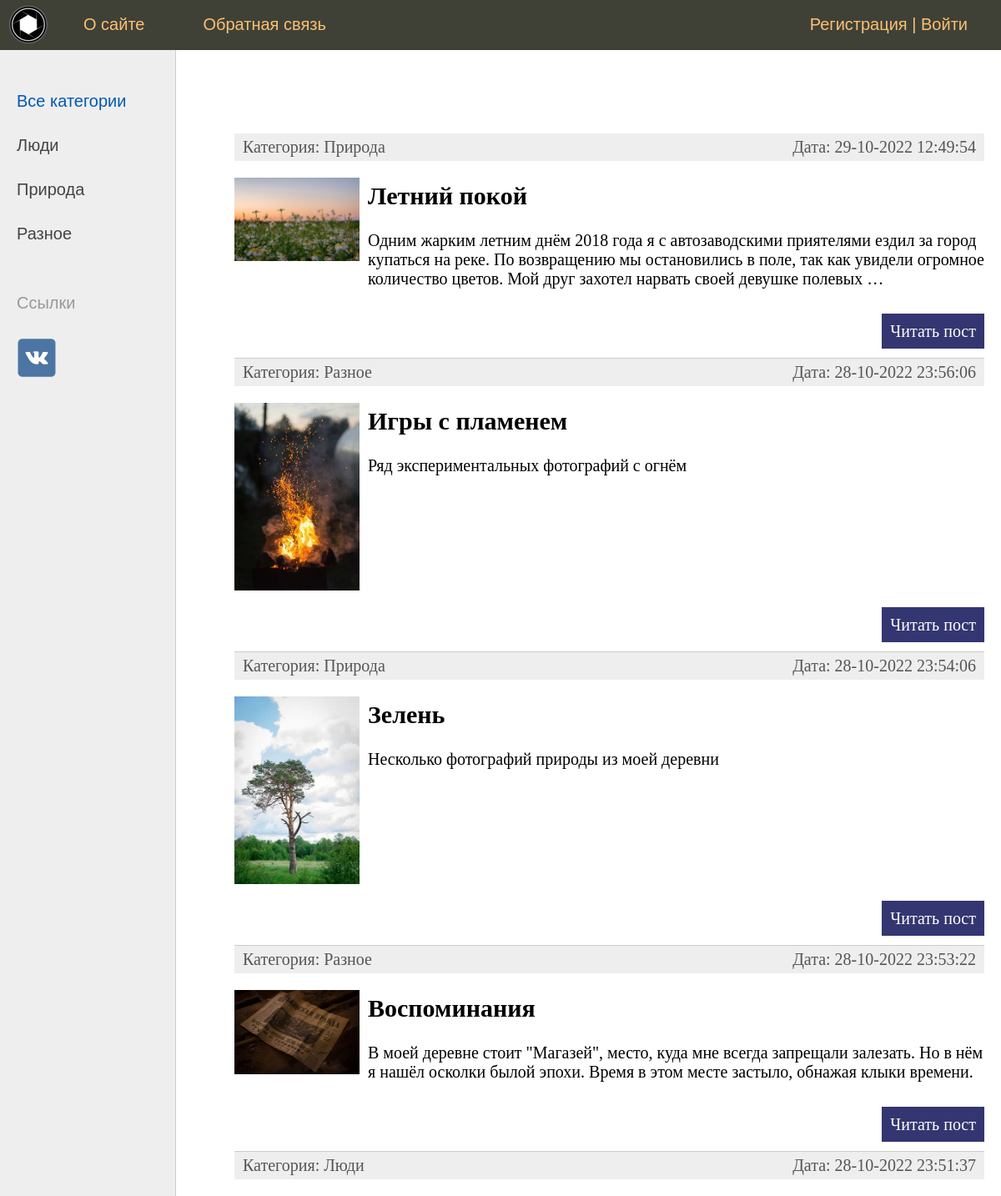
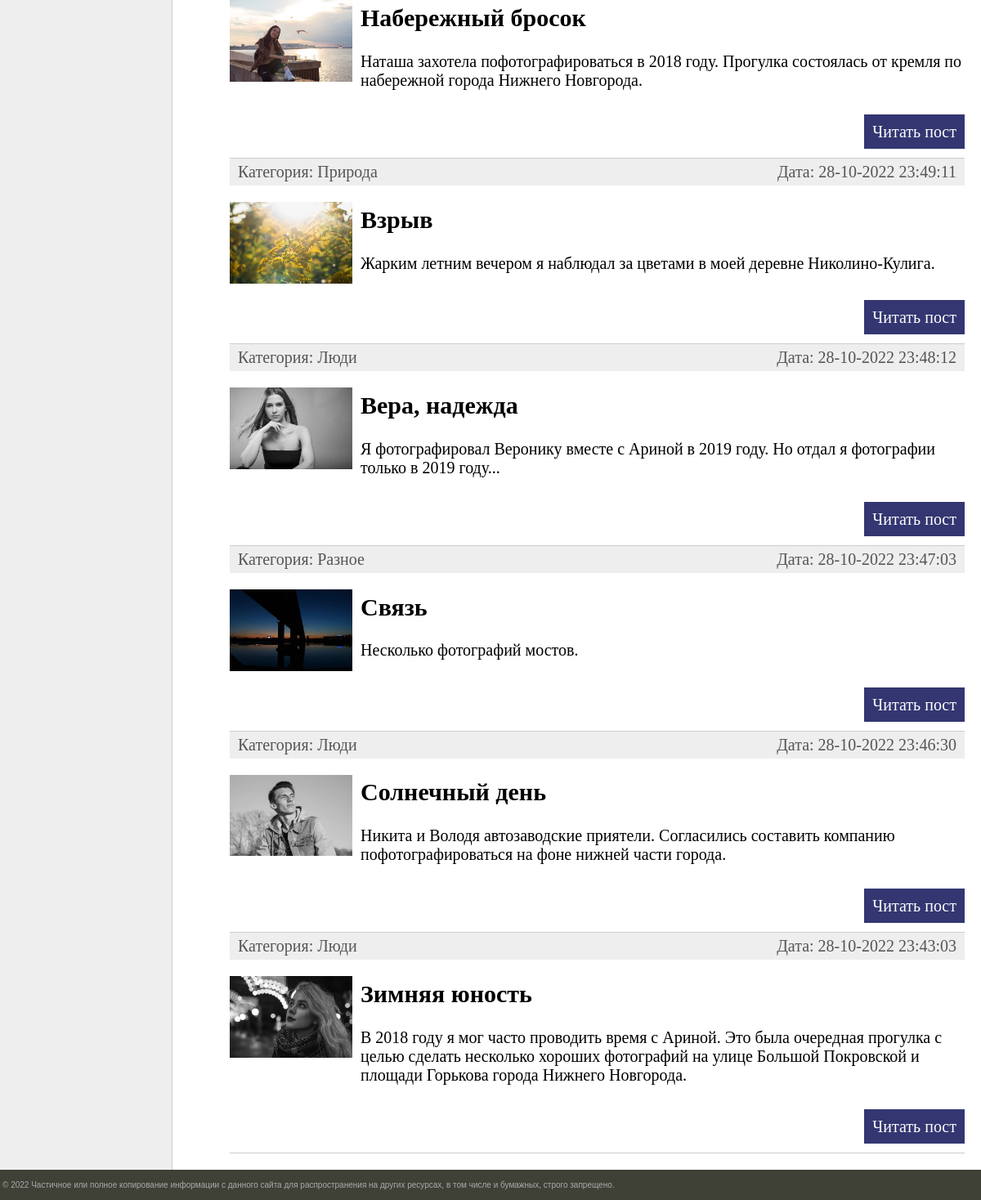
The page / on the database its author committed (2 pictures, top to bottom).
### photo/models.py (models this page shows, shortened)
class Category(models.Model):
    name = models.CharField(max_length=100, db_index=True, verbose_name='Категория')
    slug = models.SlugField(max_length=255, unique=True, db_index=True, verbose_name='URL')
    def __str__(self):
        return self.name
    def get_absolute_url(self):
        return reverse('category', kwargs={'cat_slug': self.slug})
    class Meta:
        verbose_name = 'Категория'
        verbose_name_plural = 'Категории'
        ordering = ['id']

class Photo(models.Model):
    title = models.CharField(max_length=255, verbose_name='Заголовок')
    slug = models.SlugField(max_length=255, unique=True, db_index=True, verbose_name='URL')
    photo = models.ImageField(upload_to='photos/%Y/%m/%d/', verbose_name='Фото')
    describe = models.TextField(blank=True, verbose_name='Описание')
    time_create = models.DateTimeField(auto_now_add=True, verbose_name='Время создания')
    time_update = models.DateTimeField(auto_now=True, verbose_name='Время обновления')
    is_published = models.BooleanField(default=True, verbose_name='Опубликовано')
    cat = models.ForeignKey('Category', on_delete=models.PROTECT, verbose_name='Категории')
    def get_absolute_url(self):
        return reverse('post', kwargs={'post_slug': self.slug})
    class Meta:
        verbose_name = 'Фото'
        verbose_name_plural = 'База фотографий'
        ordering = ['-id']

### photo/views.py (the view)
# urls.py: path('', PhotoHome.as_view(), name='home'),
class PhotoHome(DataMixin, ListView):
    model = Photo
    template_name = 'photo/index.html'
    context_object_name = 'posts'
    def get_context_data(self, *, object_list=None, **kwargs):
        context = super().get_context_data(**kwargs)
        c_def = self.get_user_context(title='Главная страница')
        return {**context, **c_def}
    def get_queryset(self):
        return Photo.objects.filter(is_published=True).select_related('cat')

### photo/utils.py (called while the page is built)
    def get_user_context(self, **kwargs):
        context = kwargs
        cats = cache.get('cats')
        if not cats:
            cats = Category.objects.annotate(Count('photo'))
            cache.set('cats', cats, 60)
        user_menu = menu.copy()
        if self.request.user.is_authenticated:
            user_menu.insert(0, {'title': 'Добавить пост', 'url_name': 'add_post'})
        context['menu'] = user_menu
        context['cats'] = cats
        if 'cat_selected' not in context:
            context['cat_selected'] = 0
        return context

### photo/templates/photo/index.html (shortened to what this page needs)
{% extends 'photo/base.html' %}
{% block content %}
<ul class="list-articles">
{% for p in posts %}
	<li><div class="article-panel">
		<p class="first">Категория: {{ p.cat }}</p>
		<p class="last">Дата: {{ p.time_update|date:"d-m-Y H:i:s" }}</p>
	</div>
		{% if p.photo %}
		<p><img class="img-article-left thumb" src="{{ p.photo.url }}"></p>
		{% endif %}
		<h2>{{ p.title }}</h2>
{% autoescape on %}
{{ p.describe|linebreaks|truncatewords:35 }}
{% endautoescape %}
		<p class="link-read-post"><a href="{{ p.get_absolute_url }}">Читать пост</a></p>
		</li>
{% endfor %}
</ul>
{% endblock %}

### photo/templates/photo/base.html (shortened to what this page needs)
{% load static %}
<!DOCTYPE html>
<html>
<head>
    <link rel="stylesheet" type="text/css" href="{% static 'photo/css/styles.css' %}"/>
</head>
<body>
<table class="table-page" border=0 cellpadding="0" cellspacing="0">
<tr><td valign=top>
{% block mainmenu %}
		<div class="header">
			<ul id="mainmenu" class="mainmenu">
			<li class="logo"><a href="{% url 'home' %}"><div class="logo"></div></a></li>
			{% for m in menu %}
				<li><a href="{% url m.url_name %}">{{ m.title }}</a></li>
			{% endfor %}
				{% if request.user.is_authenticated %}
				    <li class="last">{{ user.username }} | <a href="{% url 'logout' %}">Выйти</a></li>
				{% else %}
				    <li class="last"><a href="{% url 'register' %}">Регистрация</a> | <a href="{% url 'login' %}">Войти</a></li>
				{% endif %}
			</ul>
		</div>
{% endblock mainmenu %}
<table class="table-content" border=0 cellpadding="0" cellspacing="0">
<tr>
	<td valign="top" class="left-chapters">
	<ul id="leftchapters">
		{% if cat_selected == 0 %}
			<li class="selected">Все категории</li>
		{% else %}
			<li><a href="{% url 'home' %}">Все категории</a></li>
		{% endif %}
		{% for c in cats %}
		{% if c.photo__count > 0 %}
			{% if c.pk == cat_selected %}
				<li class="selected">{{c.name}}</li>
			{% else %}
				<li><a href="{{ c.get_absolute_url }}">{{c.name}}</a></li>
			{% endif %}
		{% endif %}
		{% endfor %}
		<li class="share">
		<p>Ссылки</p>
		<a class="share-yt" href="https://www.vk.com/kokmickey" target="_blank" rel="nofollow"></a>
		</li>
	</ul>
</td>
<td valign="top" class="content">
<div class="content-text">
	{% block content %}
	{% endblock %}
</div>
</td></tr></table>
</td></tr>
<tr><td valign=top>
	<div id="footer">
		<p>&copy; 2022 Частичное или полное копирование информации с данного сайта для распространения на других ресурсах, в том числе и бумажных, строго запрещено.</p>
	</div>
</td></tr></table>
</body>
</html>

### photo/static/photo/css/styles.css (style rules this page uses)
html, body { font-family: 'Arial'; margin: 0; padding: 0; height: 100%; width: 100%; color: #444; }
a { color: #0059b2; text-decoration: none; }
img { max-width: 600px; height: auto; }
img.img-article-left { max-width: 300px; height: auto; float: left; padding: 0 10px 10px 0; }
img.img-article-left.thumb { max-width: 150px; height: auto; }
p.link-read-post { text-align: right; }
p.link-read-post a { padding: 10px; min-width: 100px; background: #333671; color: #fff; text-decoration: none; }
div.article-panel { background: #eee; padding: 5px 10px 5px 10px; box-sizing: border-box; overflow: hidden; color: #555; }
div.article-panel p.first { margin: 0; float: left; }
div.article-panel p.last { margin: 0; float: right; }
ul.list-articles { list-style: none; margin: 0; padding: 0; }
ul.list-articles li { border-bottom: 1px solid #ccc; }
.table-page { width: 100%; height: 100%; vertical-align: top; }
.table-page tr { height: 100%; }
.header { background: #3F4137; height: 60px; }
.logo { background: url('../images/logo.png') no-repeat 10px 5px; width: 70px; height: 60px; }
ul.mainmenu { list-style: none; margin: 0; padding: 0; height: 60px; color: #fdc073; font-size: 20px; overflow: hidden; }
ul.mainmenu li { float: left; margin: 18px 40px 0 30px; }
ul.mainmenu li.logo { margin: 0; }
ul.mainmenu li.last { float: right; }
ul.mainmenu li a { color: #fdc073; text-decoration: none; }
.table-content { width: 100%; min-height: 100%; height: 100%; }
.left-chapters { margin: 0; background: #eee; border-right: 1px solid #ccc; min-height: 100%; }
.left-chapters ul { width: 180px; min-height: 100%; margin: 0; padding: 20px 10px 10px 20px; list-style: none; font-size: 20px; }
.left-chapters ul li { margin: 30px 0 0 0; color: #999; }
.left-chapters ul li.selected { color: #0059b2; }
.left-chapters ul li a { color: #444; text-decoration: none; }
.left-chapters ul li.share { margin: 60px 0 0 0; }
.left-chapters ul li.share p { margin: 30px 0 30px 0; }
.left-chapters ul li.share a { display: inline-block; width: 40px; height: 40px; margin: 0 20px 0 0; }
.left-chapters ul li.share a.share-yt { width: 100%; height: 50px; background: url('../images/share_vk.png') no-repeat 0 0 }
.content { padding: 40px 20px 20px 40px; width: 100%; box-sizing: border-box; }
.content-text { margin: 60px 0 0 30px; color: #000; font-size: 20px; font-family: Yandex Sans Display Light; }
#footer { box-sizing: border-box; background: #3F4137; padding: 3px; color: #aaa; font-size: 10px; font-family: Verdana, Geneva, Arial, Helvetica; text-align: left; overflow: hidden; }

### rows shown on the page
Category: name "Люди"
Category: name "Природа"
Category: name "Разное"
Photo: cat "Природа", time_update "29-10-2022 12:49:54", photo (picture), title "Летний покой", describe "Одним жарким летним днём 2018 года я с автозаводскими приятелями ездил за город купаться на реке. По возвращению мы остановились в поле, так как увидели огромное количество цветов. Мой друг захотел нарвать своей девушке полевых …"
Photo: cat "Разное", time_update "28-10-2022 23:56:06", photo (picture), title "Игры с пламенем", describe "Ряд экспериментальных фотографий с огнём"
Photo: cat "Природа", time_update "28-10-2022 23:54:06", photo (picture), title "Зелень", describe "Несколько фотографий природы из моей деревни"
Photo: cat "Разное", time_update "28-10-2022 23:53:22", photo (picture), title "Воспоминания", describe "В моей деревне стоит \"Магазей\", место, куда мне всегда запрещали залезать. Но в нём я нашёл осколки былой эпохи. Время в этом месте застыло, обнажая клыки времени."
Photo: cat "Люди", time_update "28-10-2022 23:51:37", photo (picture), title "Набережный бросок", describe "Наташа захотела пофотографироваться в 2018 году. Прогулка состоялась от кремля по набережной города Нижнего Новгорода."
Photo: cat "Природа", time_update "28-10-2022 23:49:11", photo (picture), title "Взрыв", describe "Жарким летним вечером я наблюдал за цветами в моей деревне Николино-Кулига."
Photo: cat "Люди", time_update "28-10-2022 23:48:12", photo (picture), title "Вера, надежда", describe "Я фотографировал Веронику вместе с Ариной в 2019 году. Но отдал я фотографии только в 2019 году..."
Photo: cat "Разное", time_update "28-10-2022 23:47:03", photo (picture), title "Связь", describe "Несколько фотографий мостов."
Photo: cat "Люди", time_update "28-10-2022 23:46:30", photo (picture), title "Солнечный день", describe "Никита и Володя автозаводские приятели. Согласились составить компанию пофотографироваться на фоне нижней части города."
Photo: cat "Люди", time_update "28-10-2022 23:43:03", photo (picture), title "Зимняя юность", describe "В 2018 году я мог часто проводить время с Ариной. Это была очередная прогулка с целью сделать несколько хороших фотографий на улице Большой Покровской и площади Горькова города Нижнего Новгорода."

### other values the page prints
{{ m.title }} "О сайте" "Обратная связь"
